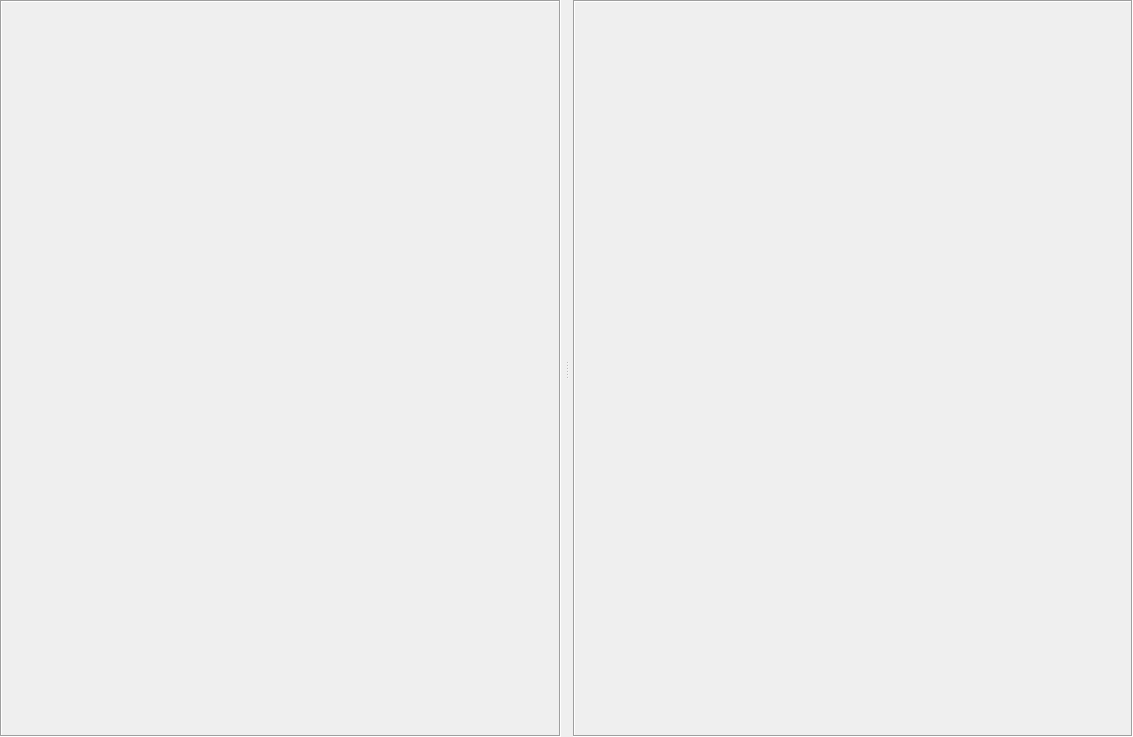
<?xml version="1.0" encoding="UTF-8"?>
<ui version="4.0">
 <class>page_assets_area</class>
 <widget class="QWidget" name="page_assets_area">
  <property name="geometry">
   <rect>
    <x>0</x>
    <y>0</y>
    <width>1133</width>
    <height>737</height>
   </rect>
  </property>
  <property name="windowTitle">
   <string>Assets</string>
  </property>
  <property name="surfaceRole" stdset="0">
   <string>area</string>
  </property>
  <layout class="QVBoxLayout" name="verticalLayout">
   <property name="spacing">
    <number>12</number>
   </property>
   <property name="leftMargin">
    <number>0</number>
   </property>
   <property name="topMargin">
    <number>0</number>
   </property>
   <property name="rightMargin">
    <number>0</number>
   </property>
   <property name="bottomMargin">
    <number>0</number>
   </property>
   <item>
    <widget class="QSplitter" name="splitter_hz">
     <property name="orientation">
      <enum>Qt::Orientation::Horizontal</enum>
     </property>
     <property name="handleWidth">
      <number>12</number>
     </property>
     <widget class="QFrame" name="panel_media_sources_host">
      <property name="frameShape">
       <enum>QFrame::Shape::Box</enum>
      </property>
      <property name="frameShadow">
       <enum>QFrame::Shadow::Sunken</enum>
      </property>
      <property name="separatorRole" stdset="0">
       <string>inset</string>
      </property>
      <property name="surfaceRole" stdset="0">
       <string>panel</string>
      </property>
      <layout class="QVBoxLayout" name="layout_media_sources_host">
       <property name="spacing">
        <number>0</number>
       </property>
       <property name="leftMargin">
        <number>0</number>
       </property>
       <property name="topMargin">
        <number>0</number>
       </property>
       <property name="rightMargin">
        <number>0</number>
       </property>
       <property name="bottomMargin">
        <number>0</number>
       </property>
      </layout>
     </widget>
     <widget class="QFrame" name="panel_thumbnails_host">
      <property name="frameShape">
       <enum>QFrame::Shape::Box</enum>
      </property>
      <property name="frameShadow">
       <enum>QFrame::Shadow::Sunken</enum>
      </property>
      <property name="separatorRole" stdset="0">
       <string>inset</string>
      </property>
      <property name="surfaceRole" stdset="0">
       <string>panel</string>
      </property>
      <layout class="QVBoxLayout" name="layout_thumbnails_host">
       <property name="spacing">
        <number>0</number>
       </property>
       <property name="leftMargin">
        <number>0</number>
       </property>
       <property name="topMargin">
        <number>0</number>
       </property>
       <property name="rightMargin">
        <number>0</number>
       </property>
       <property name="bottomMargin">
        <number>0</number>
       </property>
      </layout>
     </widget>
    </widget>
   </item>
  </layout>
 </widget>
 <resources/>
 <connections/>
</ui>
